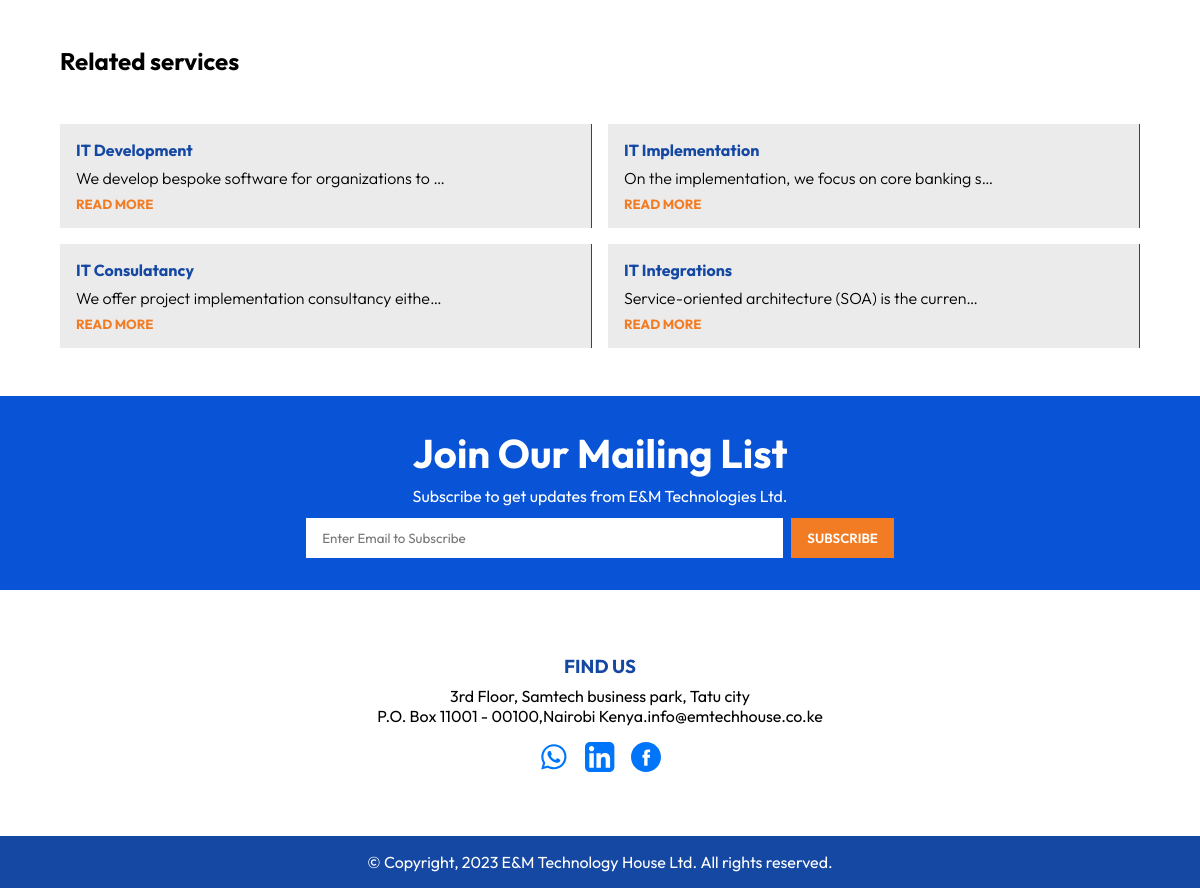
Before: /1/ (lower part) with the older database file.
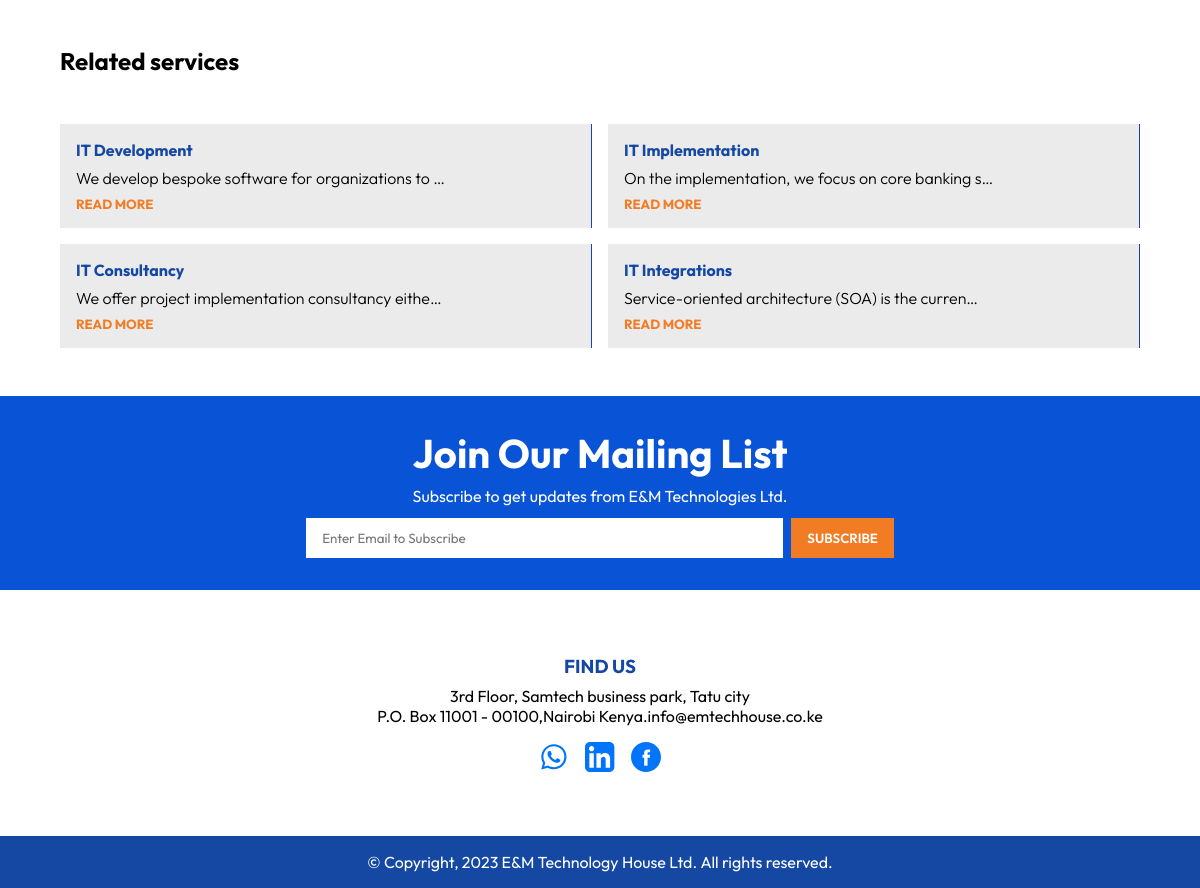
After: the same page with the newer database file.
### website/models.py (models this page shows, shortened)
class Services(models.Model):
    bg_image = models.ImageField(null=True, blank=True, upload_to='images/service/')
    image = models.ImageField(null=True, blank=True, upload_to='images/service/')
    title= models.CharField(max_length=50)
    description = models.TextField(null=True)
    class Meta:
        verbose_name_plural = "Services"

### website/views.py (the view)
# urls.py: path('<id>/', views.services_detail, name='services_detail'),
def services_detail(request,id):
    services = Services.objects.all()
    serves = get_object_or_404(Services,pk=id)
    return render(request, 'services_detail.html', {"serves" : serves, 'services': services})

### website/templates/services_detail.html (shortened to what this page needs)
{% extends 'base.html'%}
{% load static %}
{% block content %}
    <section class="detailed-content" data-aos="fade-up">
        <h1>Related services</h1>
    </section>
    <section class="main-services" >
        {% for serve in services %}
            <a href="{% url 'services_detail' serve.id %}">
                <div data-aos="fade-up" class="services_subs" data-aos="fade-up">
                    <h4 data-aos="fade-up">{{ serve.title }}</h4>
                    <p data-aos="fade-up">{{ serve.description |truncatechars:50 }}</p>
                    <h5>READ MORE</h5>
                </div>
            </a>
        {% endfor %}
    </section>
    <section class="newsletter">
        <h3>Join Our Mailing List</h3>
        <p>Subscribe to get updates from E&M Technologies Ltd.</p>
        <forms class="mailinglist">
            <input type="email" placeholder="Enter Email to Subscribe" required />
            <button type="submit">SUBSCRIBE</button>
        </forms>
    </section>
{% endblock %}

Changed rows visible on the page:
changed Services "We offer project implementation consultancy eithe…": title "IT Consulatancy" → "IT Consultancy"
